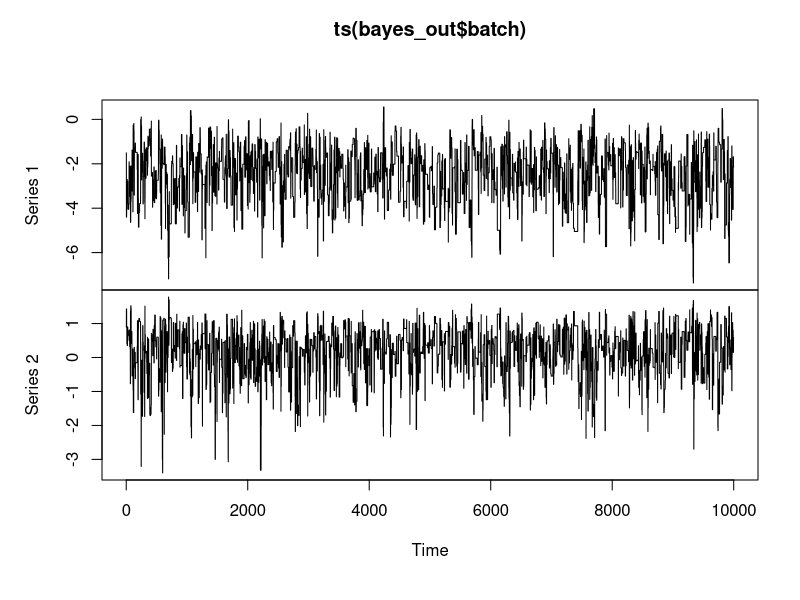

The R source for this figure:

library(mcmc)

# BLRM model with a bivariate normal prior
blrm <- function(beta, prior_mean, prior_cov, x, y) {
    eta <- beta[1] + x * exp(beta[2])
    
    logp <- ifelse(eta < 0, eta - log1p(exp(eta)), - log1p(exp(- eta)))
    logq <- ifelse(eta < 0, - log1p(exp(eta)), - eta - log1p(exp(- eta)))
    
    log_likelihood <- sum(logp[y == 1]) + sum(logq[y == 0])
    log_prior = - 0.5 * t(beta - prior_mean) %*% solve(prior_cov) %*%  (beta - prior_mean) 
    return(log_likelihood + log_prior)
}

LogPrior<- function(beta, prior_mean, prior_cov) {
    
    log_prior = - 0.5 * t(beta - prior_mean) %*% solve(prior_cov) %*%  (beta - prior_mean) 
    return(log_prior)
}


# BLRM model with a bivariate normal prior
LogLike <- function(beta, x, y) {
    eta <- beta[1] + x * exp(beta[2])
    logp <- ifelse(eta < 0, eta - log1p(exp(eta)), - log1p(exp(- eta)))
    logq <- ifelse(eta < 0, - log1p(exp(eta)), - eta - log1p(exp(- eta)))
    log_likelihood <- sum(logp[y == 1]) + sum(logq[y == 0])
    return(log_likelihood )
}

# Prior distribution
prior_mean = c(log(0.05 / 0.95), 0)

sd = c(2, 1)
corr = 0
prior_cov = matrix(c(sd[1]**2, sd[1]*sd[2]*corr, 
                     sd[1]*sd[2]*corr, sd[2]**2), ncol = 2, byrow = TRUE)

prior_mean
prior_cov
beta = c( -1.2, -.5)
log_prior = -  t(beta - prior_mean) %*% solve(prior_cov) %*%  (beta - prior_mean) 
log_prior
# Three patients are given the same dose of 1 mg
x = c(0,0,0,1, 1, 1,2,2,2)
# There are no dose-limiting toxicities
y = c(0, 0, 0, 1,0,0,0,1,1)

LogPrior( beta, prior_mean, prior_cov  )
LogLike( beta, x, y)

set.seed(7898)   
beta.init = rnorm( 2,0,1)
# The Scale parameter is chosen to get a reasonable acceptance rate 
bayes_out = metrop(blrm, beta.init, 10000, prior_mean = prior_mean, prior_cov = prior_cov, x = x, y = y, scale = 2)

# Diagnostics
plot(ts(bayes_out$batch))

# Acceptance rate
bayes_out$accept

# Sample from the posterior distribution
#bayes_out$batch
dim( bayes_out$batch)
mean( bayes_out$batch[,1])
mean( bayes_out$batch[,2])

median( bayes_out$batch[,2])
mean( ifelse(bayes_out$batch[,2] > 0, 1,0 ))

bayes_out = metrop(blrm, beta.init, 10000, prior_mean = prior_mean, prior_cov = prior_cov, x = x, y = y, scale = 2)

mean( ifelse(bayes_out$batch[,2] > 0, 1,0 ))
